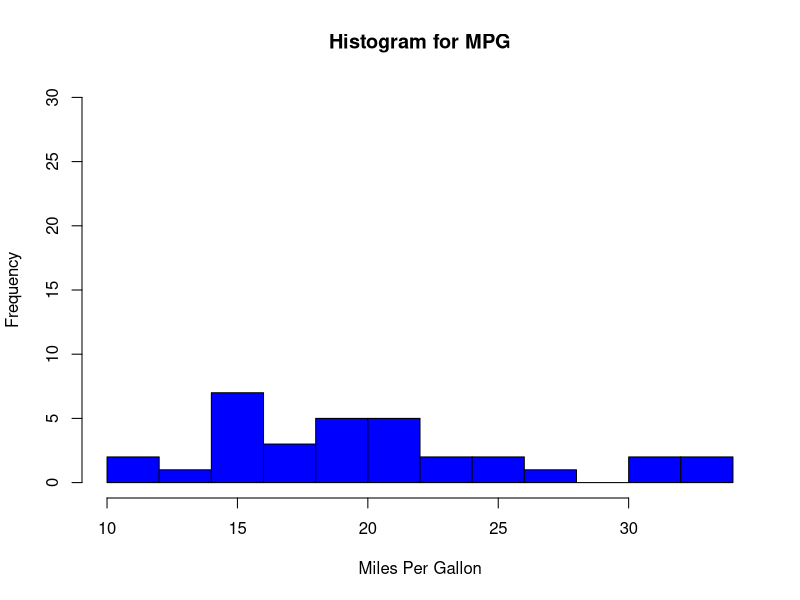
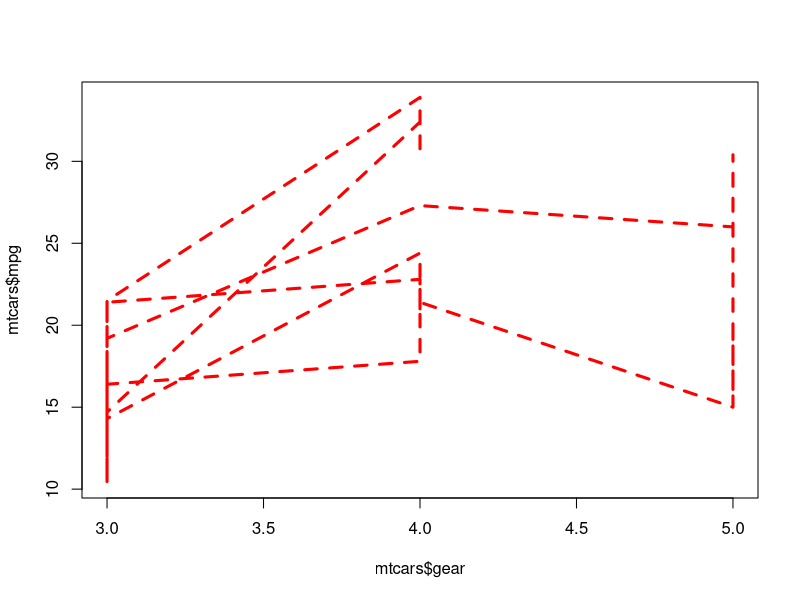
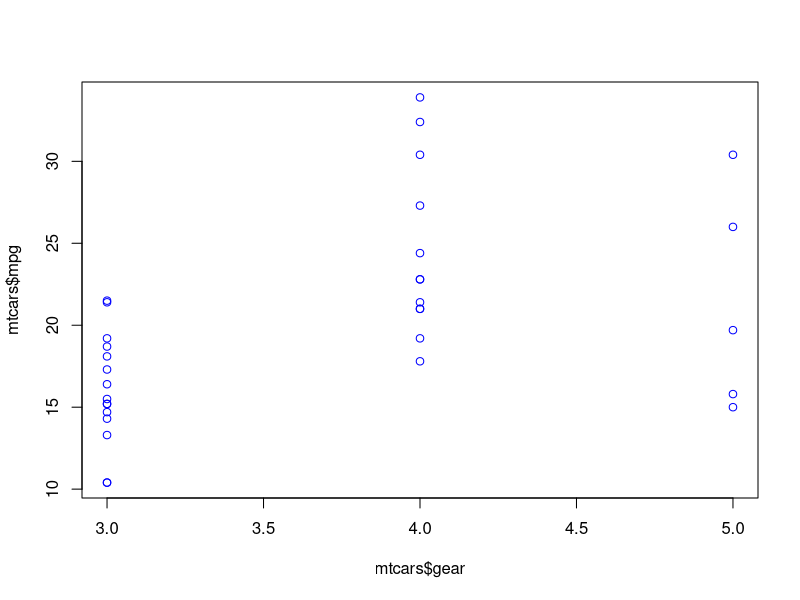
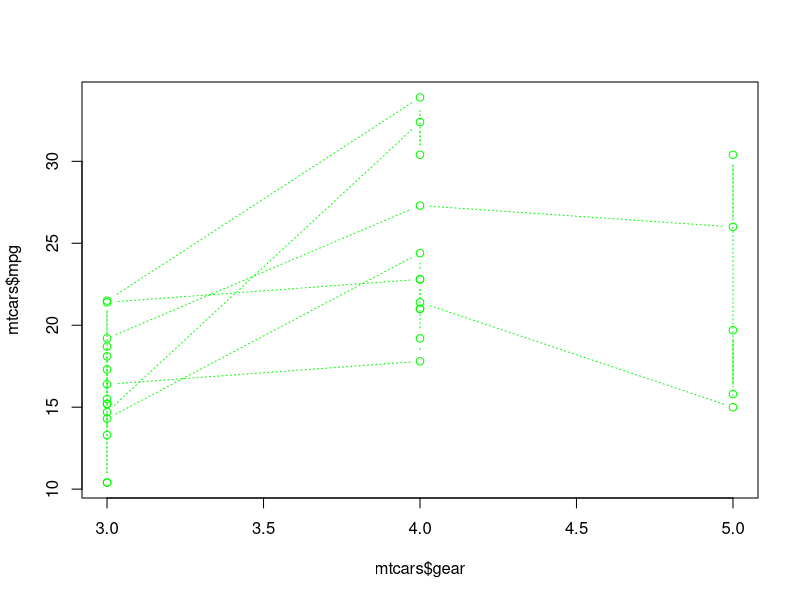
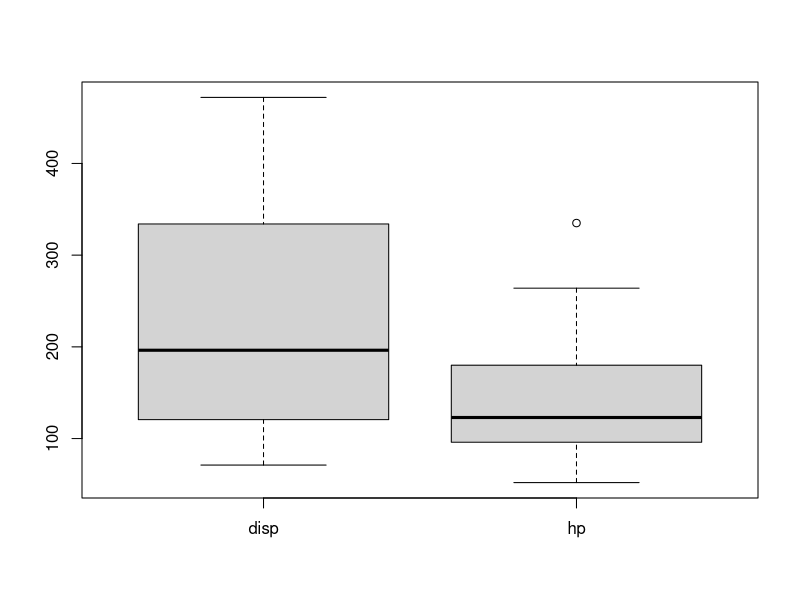
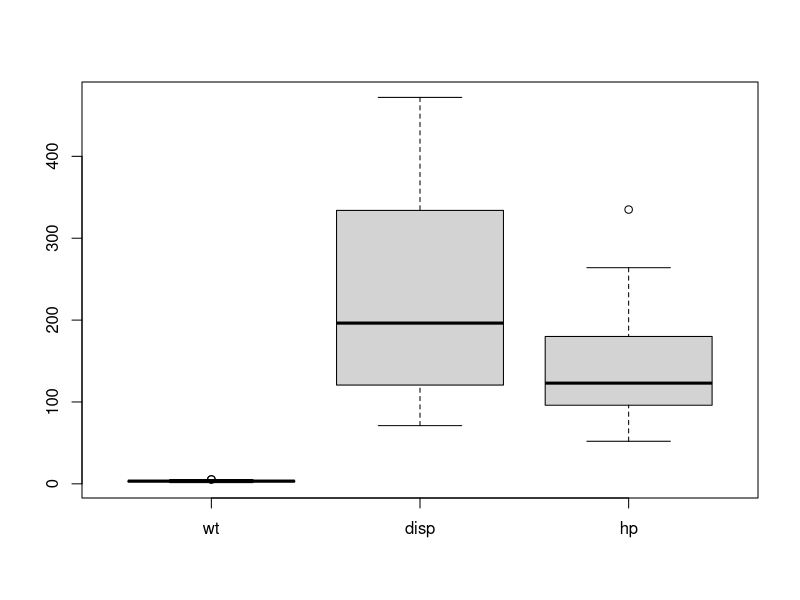

Write R code to recreate these figures, in order. (Note: this script raises an error after producing the figures.)
## ---- chunk 1
#1. Modify the histogram and box plot in the univariate analysis section with new colours, fill,and themes.
hist(mtcars$mpg,xlab = "Miles Per Gallon", main = "Histogram for MPG", col = "blue", breaks = 10, ylim = c(0,30))

## ---- chunk 2
plot(mtcars$gear, mtcars$mpg, type = "l", col = "red", lty = "dashed", lwd = 3)     # Try "o" "p" "l" "b"

plot(mtcars$gear, mtcars$mpg, type = "p", col = "blue")     # Try "o" "p" "l" "b"

plot(mtcars$gear, mtcars$mpg, type = "b", col = "green", lty = "dotted")     # Try "o" "p" "l" "b"

#To draw boxplots for disp (Displacement) and hp (Horse Power)
boxplot(mtcars[,3:4])

boxplot(mtcars[,c(6,3,4)])


## ---- chunk 3
mtcars$am <- as.factor(mtcars$am)
mtcars$cyl <- as.factor(mtcars$cyl)
mtcars$vs <- as.factor(mtcars$vs)
mtcars$gear <- as.factor(mtcars$gear) 
#To draw scatter plot
ggplot(mtcars, aes(x= cyl , y= vs)) + geom_point()
## ---- chunk 4
ggplot(mtcars, aes(x = cyl, fill = am)) + 
  geom_bar(position = "fill") + 
  theme_classic()+ 
  labs(x = "Cylinders",y = "Proportion",fill = "Transmission")
## ---- chunk 5
ggplot(mtcars, aes(mpg,fill = cyl)) + 
  geom_histogram(binwidth = 1,position = "identity", alpha = 0.5)+ 
  theme_bw()+ 
  labs(title = "Miles per Gallon by Cylinders",x = "Miles per Gallon",y = "Count",fill = "Cylinders")

## ---- chunk 6
ggplot(mtcars, aes(x = cyl,y = mpg)) + 
  geom_boxplot(fill = "cyan", alpha = 0.5) + 
  theme_bw() + 
  labs(title = "Cylinder count vs Miles per Gallon",x = "Cylinders",      
       y = "Miles per Gallon")

## ---- chunk 7
#2. Customize the scatter plot in the bivariate analysis section with different point shapes,sizes, and colours.

ggplot(mtcars, aes(x= cyl,y= vs,color = am)) + geom_jitter(width = 0.1, alpha = 0.5)

## ---- chunk 8
#3. Change the appearance of the correlation matrix plot and heatmap in the multivariate analysis section.

ggplot(data = mtcars, aes(x=cyl, y=vs, fill=am)) + 
  geom_tile()

## ---- chunk 9
install.packages('reshape2')
## ---- chunk 10
### Libraries
library(ggplot2)
library(reshape2)

### Let's melt the corralation matrix
melted_mtcars <- melt(mtcars)
head(melted_mtcars)
## ---- chunk 11
ggplot(data = melted_mtcars, aes(x=cyl, y=am, fill = gear )) +
  geom_tile()
## ---- chunk 12
get_lower_tri<-function(mtcars){
  mtcars[upper.tri(mtcars)] <- NA
  return(mtcars)
}
### Get upper triangle of the correlation matrix
get_upper_tri <- function(mtcars){
  mtcars[lower.tri(mtcars)]<- NA
  return(mtcars)
}

upper_tri <- get_upper_tri(mtcars)
upper_tri
## ---- chunk 13
### Melt
melted_mtcars <- melt(upper_tri, na.rm = TRUE)

### Heatmap
ggplot(data = melted_mtcars, aes(cyl, am, fill = gear))+
 geom_tile(color = "white")+
 scale_fill_gradient2(low = "blue", high = "red", mid = "white", 
   midpoint = 0, limit = c(-1,1), space = "Lab", 
   name="Correlation") +
  theme_minimal()+ 
 theme(axis.text.x = element_text(angle = 45, vjust = 1, 
    size = 12, hjust = 1))+
 coord_fixed()
